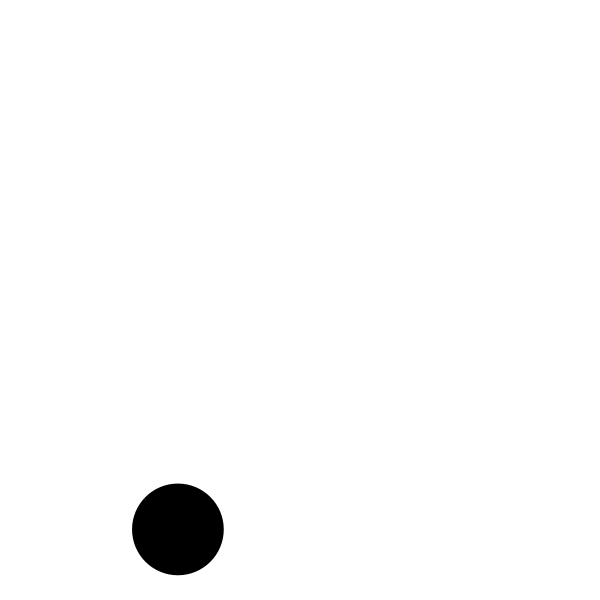
Frame 1 (no input)
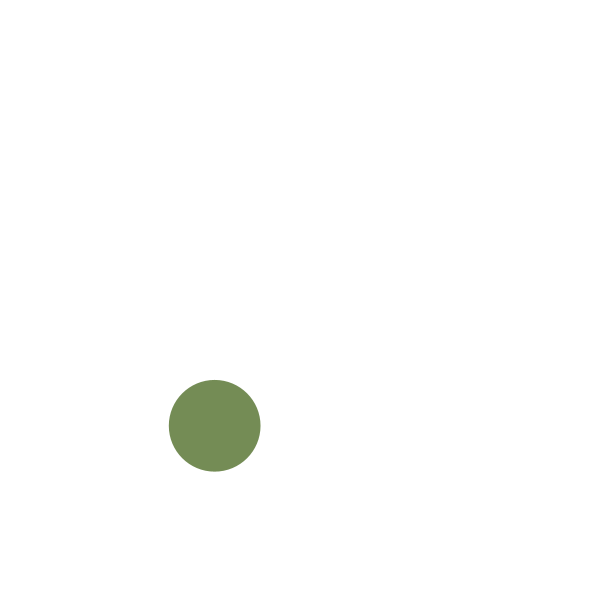
Frame 60 (the mouse pressed at the canvas centre just before this capture)
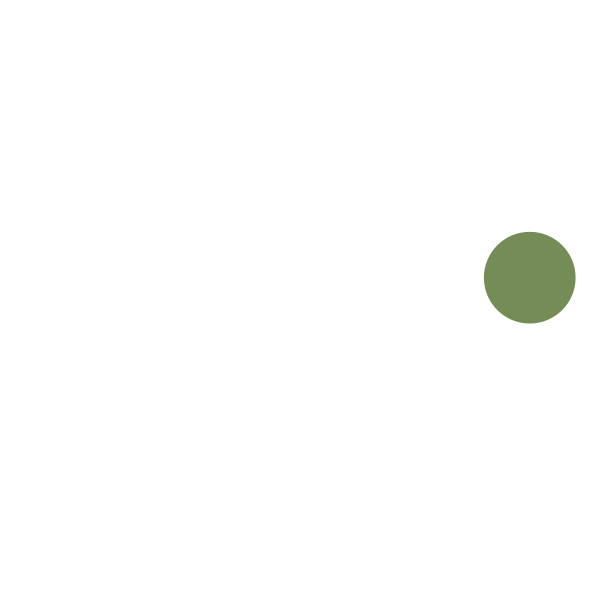
Frame 120 (the mouse held since frame 60 and released just before this capture)

The Processing sketch that drew these frames (run headless with seeded random() and noise(); from frame 60 on, the mouse is pressed at the canvas centre):

// Processing sketch: processing_66498
// ── processing_66498.pde

float d;
float xPos;
float yPos;
float xVel;
float yVel;
int currentColor = 0;
float randomNum;

void setup () {
  size(600, 600);
  background(255);
  smooth();
  frameRate(60);
  fill(currentColor);

  d = random(40, 120);
  xPos = random(d/2, width - (d/2));
  yPos = random(d/2, height - (d/2));
  xVel = random(-10, 10);
  yVel = random(-5, 5);
}

void draw () {
  background(255);
  noStroke();
  fill(currentColor);
  ellipse(xPos, yPos, d, d);

  if (xPos <= (d/2)) {
    xVel = xVel*(-1);
    currentColor = color(random(255), random(255), random(255));
  } 
  if (yPos <= (d/2)) {
    yVel = yVel*(-1);
    d = random(30, 120);
    yPos=0+d/2;
  } 
  if (xPos >= width-(d/2)) {
    randomNum = (random(0.5, 1.5));
    println("randomNum: " + randomNum); 
//    println(xVel);
//    println(yVel);
    xPos = width-(d/2);
    xVel= xVel*(-1)*(randomNum);
    println(xVel);
    println(yVel);
  } 
  if (yPos >= height-(d/2)) {
    yPos=height-d/2;
    println(yVel); 
    yVel= yVel*(-1)*(random(.5, 1.1));
    println(yVel);
  }  
  xPos= xPos + xVel;
  yPos= yPos + yVel;
  println(xVel);
  println(yVel);
}
